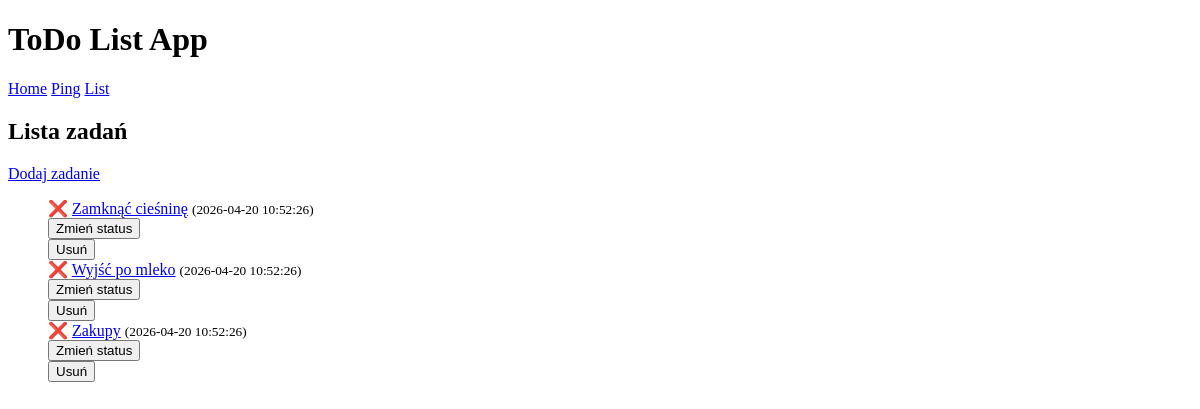
Page /list_tasks on the earlier database version.
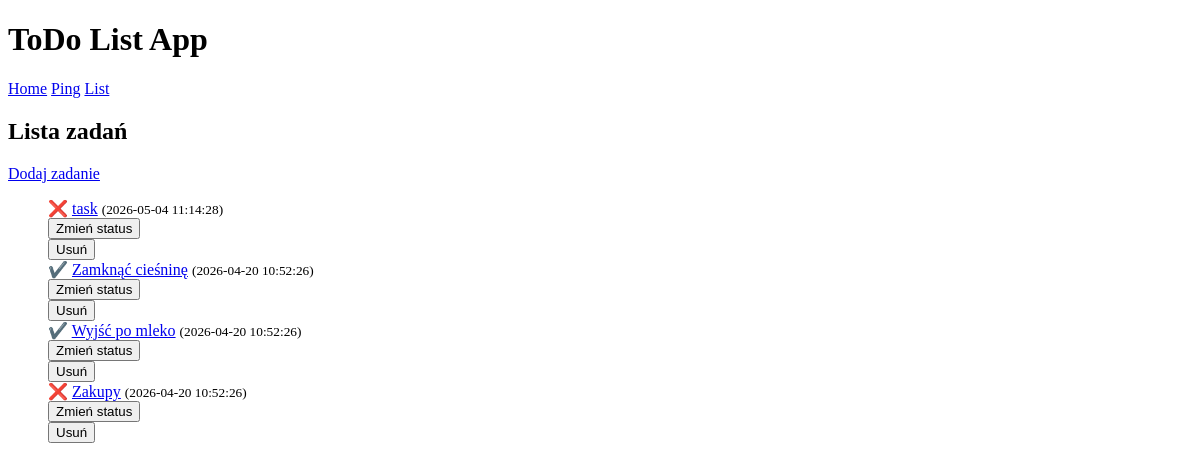
Same page on the later database version.
### tables this page shows
CREATE TABLE tasks (
id INTEGER PRIMARY KEY AUTOINCREMENT,
title TEXT NOT NULL,
done INTEGER NOT NULL DEFAULT 0 CHECK (done IN (0,1)),
created_at TEXT NOT NULL DEFAULT (datetime('now'))
);

### app.py (the view)
@app.route("/list_tasks")
def list_tasks():
    db = get_db()
    tasks = db.execute("SELECT id, title, done, created_at FROM tasks ORDER BY created_at DESC;").fetchall()
    return render_template("list_tasks.html", tasks = tasks)

### app.py (called while the page is built)
def get_db():
    if "db" not in g:        # g - globalna zmienna flaskowa
        conn = sqlite3.connect(DATABASE)
        conn.row_factory = sqlite3.Row
        conn.execute("PRAGMA foreign_keys = ON;")          # zapytanie włączające obsługę kluczy obcych
        g.db = conn
    return g.db

### templates/list_tasks.html (shortened to what this page needs)
{% extends "index.html" %}
{% block content %}
    <h2>Lista zadań</h2>
    <a href="{{ url_for('add_task') }}">Dodaj zadanie</a>
    {% if tasks|length == 0 %}
        <p>Brak zadań.</p>
    {% else %}
        <ul style="list-style-type: none;">
            {% for task in tasks %}
                <li>
                    {% if task["done"] %}
                        ✔️
                    {% else %}
                        ❌
                    {% endif %}
                    <a href="{{url_for('task', task_id=task['id'])}}">{{ task["title"] }}</a>
                    <small>({{task["created_at"]}})</small>
                    <form action="{{url_for('update_task_status', task_id=task['id'])}}" method="post">
                        <button type="submit">Zmień status</button>
                    </form>
                    <form action="{{url_for('delete_task', task_id=task['id'])}}" method="post">
                        <button type="submit">Usuń</button>
                    </form>
                </li>
            {% endfor %}
        </ul>
    {% endif %}
{% endblock %}

### templates/index.html (shortened to what this page needs)
<!DOCTYPE html>
<html lang="pl">
<head>
</head>
<body>
    <header>
        <h1>ToDo List App</h1>
        <a href="{{ url_for('index') }}">Home</a>
        <a href="{{ url_for('ping_db') }}">Ping</a>
        <a href="{{ url_for('list_tasks') }}">List</a>
    </header>
    {% block content %}{% endblock %}
</body>
</html>

Differences in the rows shown:
added tasks: title "task", created_at "2026-05-04 11:14:28"
changed tasks "Zamknąć cieśninę": done "❌" → "✔️"
changed tasks "Wyjść po mleko": done "❌" → "✔️"
